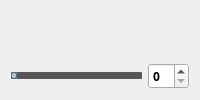
       <widget class="QWidget" name="UpRightLayout" native="true">
        <layout class="QGridLayout" name="gridLayout_6">
         <item row="0" column="0">
          <layout class="QVBoxLayout" name="UpRightLayout_2">
           <item>
            <widget class="QVTKWidget" name="UpRightQvtkWidget">
             <property name="sizePolicy">
              <sizepolicy hsizetype="Expanding" vsizetype="Expanding">
               <horstretch>0</horstretch>
               <verstretch>0</verstretch>
              </sizepolicy>
             </property>
            </widget>
           </item>
           <item>
            <layout class="QHBoxLayout" name="horizontalLayout_9">
             <item>
              <widget class="QSlider" name="UpRightSlider">
               <property name="styleSheet">
                <string notr="true">QSlider::groove:horizontal {  
border: 1px solid #4A708B;  
background: #C0C0C0;  
height: 5px;  
border-radius: 1px;  
padding-left:-1px;  
padding-right:-1px;  
}  

QSlider::sub-page:horizontal {  
background: qlineargradient(x1:0, y1:0, x2:0, y2:1,   
stop:0 #B1B1B1, stop:1 #c4c4c4);  
background: qlineargradient(x1: 0, y1: 0.2, x2: 1, y2: 1,  
stop: 0 #5DCCFF, stop: 1 #1874CD);  
border: 1px solid #4A708B;  
height: 10px;  
border-radius: 2px;  
}  

QSlider::add-page:horizontal {  
background: #575757;  
border: 0px solid #777;  
height: 10px;  
border-radius: 2px;  
}  
 
QSlider::handle:horizontal   
{  
background: qradialgradient(spread:pad, cx:0.5, cy:0.5, radius:0.5, fx:0.5, fy:0.5,   
stop:0.6 #45ADED, stop:0.778409 rgba(255, 255, 255, 255));  

width: 11px;  
margin-top: -3px;  
 margin-bottom: -3px;  
border-radius: 5px;  
}  
QSlider::handle:horizontal:hover {  
background: qradialgradient(spread:pad, cx:0.5, cy:0.5, radius:0.5, fx:0.5, fy:0.5, stop:0.6 #2A8BDA,   
stop:0.778409 rgba(255, 255, 255, 255));  
width: 11px;margin-top: -3px;margin-bottom: -3px;border-radius: 5px;}  

QSlider::sub-page:horizontal:disabled { background: #00009C;  
border-color: #999;}  
QSlider::add-page:horizontal:disabled { background: #eee;  border-color: #999;}  

QSlider::handle:horizontal:disabled {  
background: #eee;  
border: 1px solid #aaa;  
border-radius: 4px;}  
</string>
               </property>
               <property name="orientation">
                <enum>Qt::Horizontal</enum>
               </property>
              </widget>
             </item>
             <item>
              <widget class="QSpinBox" name="UpRightSpinBox">
               <property name="font">
                <font>
                 <family>微软雅黑</family>
                 <weight>75</weight>
                 <bold>true</bold>
                </font>
               </property>
              </widget>
             </item>
            </layout>
           </item>
          </layout>
         </item>
        </layout>
       </widget>
